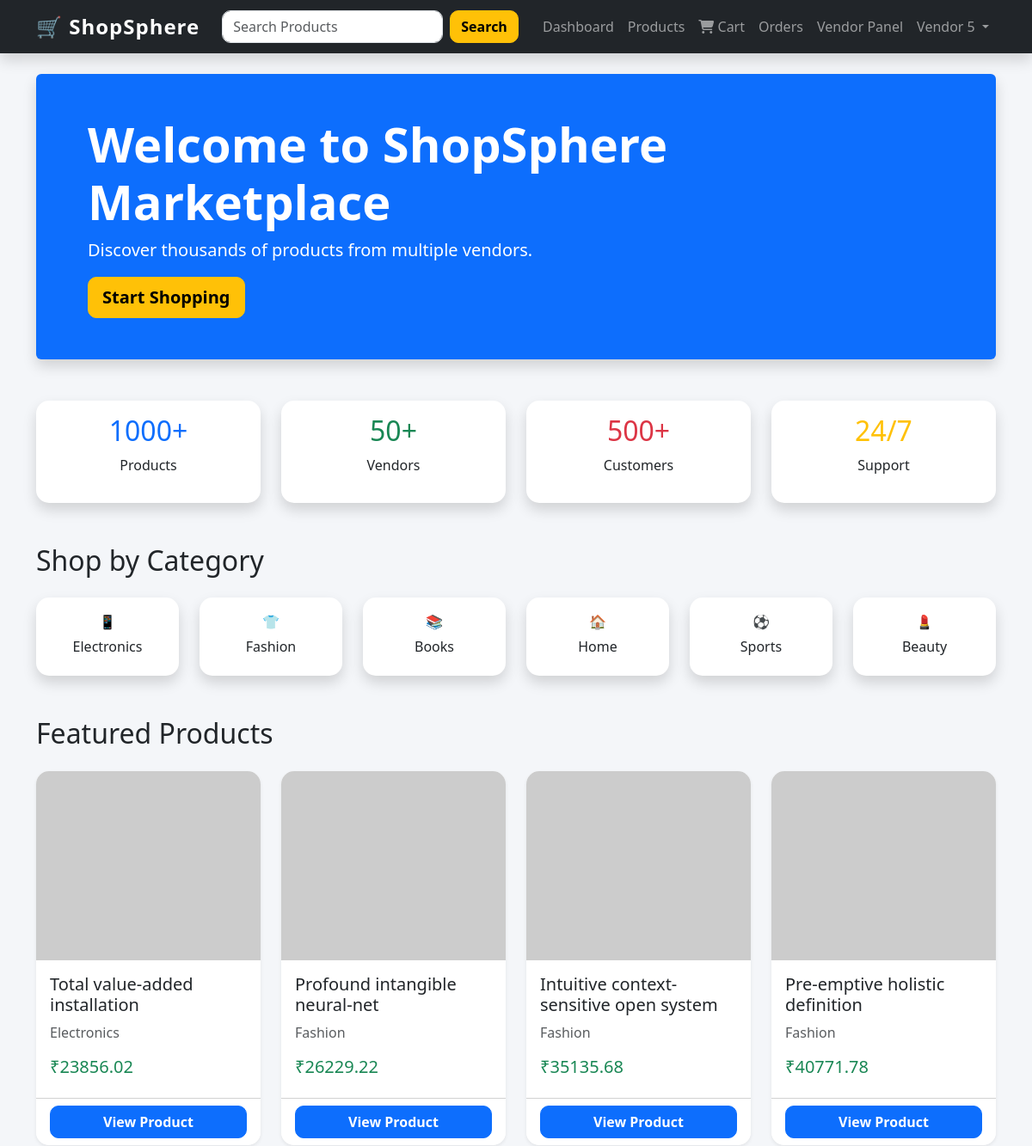
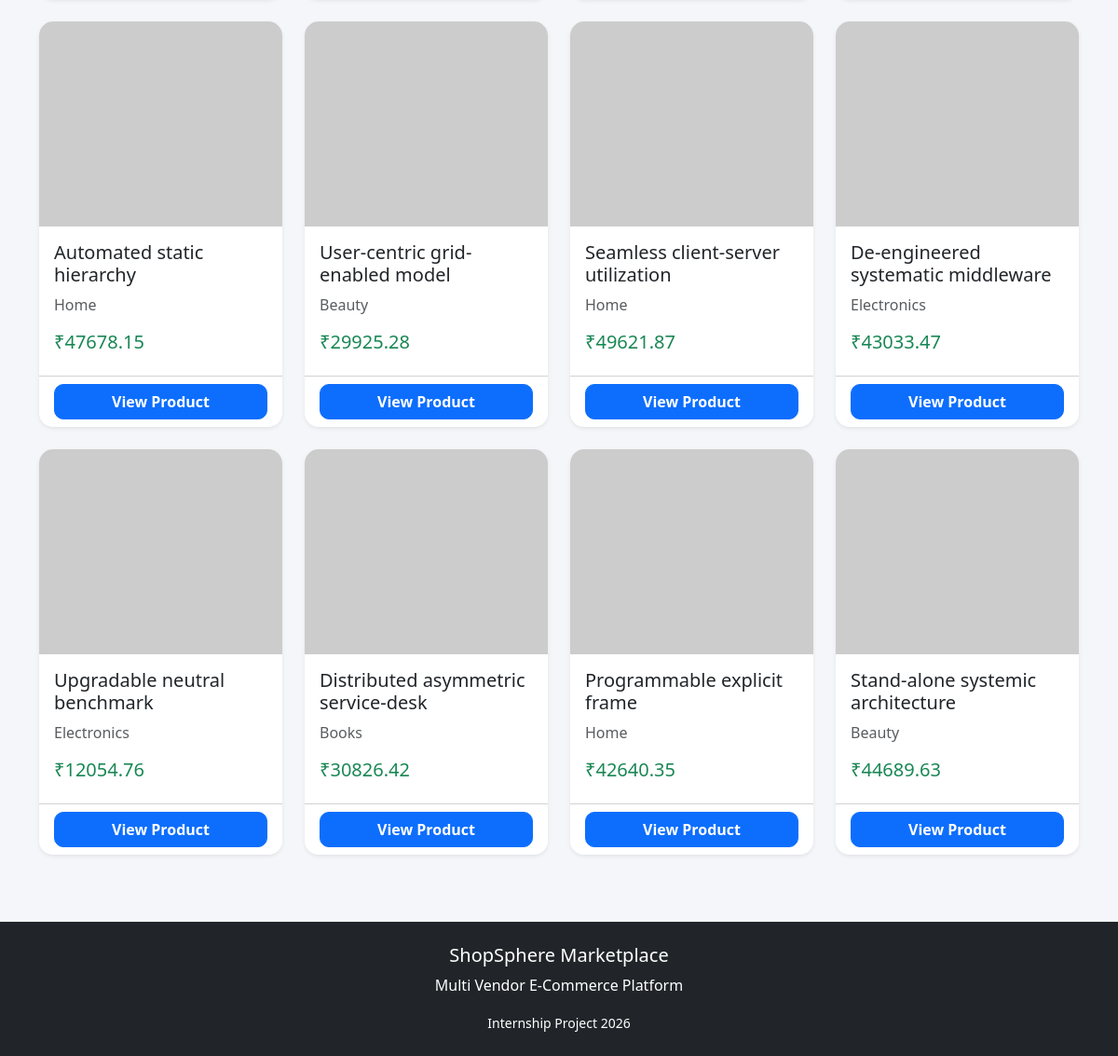
The app's page /dashboard (signed in) with its own data (2 pictures, top to bottom).
### models.py (models this page shows, shortened)
class User(UserMixin, db.Model):
    __tablename__ = "users"
    id = db.Column(
        db.Integer,
        primary_key=True
    )
    name = db.Column(
        db.String(100),
        nullable=False
    )
    email = db.Column(
        db.String(120),
        unique=True,
        nullable=False
    )
    password = db.Column(
        db.String(255),
        nullable=False
    )
    role = db.Column(
        db.String(20),
        default="customer"
    )
    created_at = db.Column(
        db.DateTime,
        default=datetime.utcnow
    )
    products = db.relationship(
        "Product",
        backref="vendor",
        lazy=True
    )
    orders = db.relationship(
        "Order",
        backref="customer",
        lazy=True
    )
    cart_items = db.relationship(
        "Cart",
        backref="user",
        lazy=True
    )
    reviews = db.relationship(
        "Review",
        backref="review_user",
        lazy=True
    )

class Product(db.Model):
    __tablename__ = "products"
    id = db.Column(
        db.Integer,
        primary_key=True
    )
    name = db.Column(
        db.String(200),
        nullable=False
    )
    category = db.Column(
        db.String(100),
        nullable=False
    )
    description = db.Column(
        db.Text,
        nullable=False
    )
    price = db.Column(
        db.Float,
        nullable=False
    )
    stock = db.Column(
        db.Integer,
        default=0
    )
    image_url = db.Column(
        db.String(500),
        nullable=False
    )
    average_rating = db.Column(
        db.Float,
        default=0
    )
    total_reviews = db.Column(
        db.Integer,
        default=0
    )
    vendor_id = db.Column(
        db.Integer,
        db.ForeignKey("users.id"),
        nullable=False
    )
    created_at = db.Column(
        db.DateTime,
        default=datetime.utcnow
    )
    reviews = db.relationship(
        "Review",
        backref="product",
        lazy=True,
        cascade="all, delete"
    )
    cart_items = db.relationship(
        "Cart",
        backref="product",
        lazy=True
    )
    order_items = db.relationship(
        "OrderItem",
        backref="product",
        lazy=True
    )

### app.py (the view)
@app.route("/dashboard")
@login_required
def dashboard():
    products = Product.query.order_by(
        Product.id.desc()
    ).limit(12).all()
    return render_template(
        "dashboard.html",
        products=products
    )

### app.py (called while the page is built)
@login_manager.user_loader
def load_user(user_id):
    return User.query.get(int(user_id))

### templates/dashboard.html (shortened to what this page needs)
{% extends "base.html" %}
{% block content %}
<div class="p-5 mb-5 bg-primary text-white rounded shadow">
    <div class="container">
        <h1 class="display-4 fw-bold">
            Welcome to ShopSphere Marketplace
        </h1>
        <p class="lead">
            Discover thousands of products from multiple vendors.
        </p>
        <a href="{{ url_for('products') }}"
           class="btn btn-warning btn-lg">
            Start Shopping
        </a>
    </div>
</div>
<div class="row mb-5">
    <div class="col-md-3">
        <div class="card shadow border-0 text-center">
            <div class="card-body">
                <h2 class="text-primary">
                    1000+
                </h2>
                <p>
                    Products
                </p>
            </div>
        </div>
    </div>
    <div class="col-md-3">
        <div class="card shadow border-0 text-center">
            <div class="card-body">
                <h2 class="text-success">
                    50+
                </h2>
                <p>
                    Vendors
                </p>
            </div>
        </div>
    </div>
    <div class="col-md-3">
        <div class="card shadow border-0 text-center">
            <div class="card-body">
                <h2 class="text-danger">
                    500+
                </h2>
                <p>
                    Customers
                </p>
            </div>
        </div>
    </div>
    <div class="col-md-3">
        <div class="card shadow border-0 text-center">
            <div class="card-body">
                <h2 class="text-warning">
                    24/7
                </h2>
                <p>
                    Support
                </p>
            </div>
        </div>
    </div>
</div>
<h2 class="mb-4">
    Shop by Category
</h2>
<div class="row mb-5">
    <div class="col-md-2">
        <div class="card text-center shadow">
            <div class="card-body">
                📱
                <h6 class="mt-2">
                    Electronics
                </h6>
            </div>
        </div>
    </div>
    <div class="col-md-2">
        <div class="card text-center shadow">
            <div class="card-body">
                👕
                <h6 class="mt-2">
                    Fashion
                </h6>
            </div>
        </div>
    </div>
    <div class="col-md-2">
        <div class="card text-center shadow">
            <div class="card-body">
                📚
                <h6 class="mt-2">
                    Books
                </h6>
            </div>
        </div>
    </div>
    <div class="col-md-2">
        <div class="card text-center shadow">
            <div class="card-body">
                🏠
                <h6 class="mt-2">
                    Home
                </h6>
            </div>
        </div>
    </div>
    <div class="col-md-2">
        <div class="card text-center shadow">
            <div class="card-body">
                ⚽
                <h6 class="mt-2">
                    Sports
                </h6>
            </div>
        </div>
    </div>
    <div class="col-md-2">
        <div class="card text-center shadow">
            <div class="card-body">
                💄
                <h6 class="mt-2">
                    Beauty
                </h6>
            </div>
        </div>
    </div>
</div>
<h2 class="mb-4">
    Featured Products
</h2>
<div class="row">
    {% for product in products %}
    <div class="col-lg-3 col-md-4 col-sm-6 mb-4">
        <div class="card h-100 shadow-sm">
            <img src="{{ product.image_url }}"
                 class="card-img-top"
                 height="220">
            <div class="card-body">
                <h5 class="card-title">
                    {{ product.name }}
                </h5>
                <p class="text-muted">
                    {{ product.category }}
                </p>
                <h5 class="text-success">
                    ₹{{ product.price }}
                </h5>
            </div>
            <div class="card-footer bg-white">
                <a href="{{ url_for('product_details',
                product_id=product.id) }}"
                   class="btn btn-primary w-100">
                    View Product
                </a>
            </div>
        </div>
    </div>
    {% endfor %}
</div>
{% endblock %}

### templates/base.html (shortened to what this page needs)
<!DOCTYPE html>
<html lang="en">
<head>
    <link href="https://cdn.jsdelivr.net/npm/bootstrap@5.3.3/dist/css/bootstrap.min.css"
          rel="stylesheet">
    <link rel="stylesheet"
          href="{{ url_for('static', filename='css/style.css') }}">
    <link rel="stylesheet"
          href="https://cdnjs.cloudflare.com/ajax/libs/font-awesome/6.5.2/css/all.min.css">
</head>
<body>
<nav class="navbar navbar-expand-lg navbar-dark bg-dark shadow">
    <div class="container">
        <a class="navbar-brand fw-bold"
           href="{{ url_for('dashboard') }}">
            🛒 ShopSphere
        </a>
        <div class="collapse navbar-collapse"
             id="navbarContent">
            {% if current_user.is_authenticated %}
            <form class="d-flex mx-auto"
                  method="GET"
                  action="{{ url_for('products') }}">
                <input class="form-control me-2"
                       type="search"
                       name="search"
                       placeholder="Search Products">
                <button class="btn btn-warning">
                    Search
                </button>
            </form>
            <ul class="navbar-nav ms-auto">
                <li class="nav-item">
                    <a class="nav-link"
                       href="{{ url_for('dashboard') }}">
                        Dashboard
                    </a>
                </li>
                <li class="nav-item">
                    <a class="nav-link"
                       href="{{ url_for('products') }}">
                        Products
                    </a>
                </li>
                <li class="nav-item">
                    <a class="nav-link"
                       href="{{ url_for('cart') }}">
                        <i class="fa-solid fa-cart-shopping"></i>
                        Cart
                    </a>
                </li>
                <li class="nav-item">
                    <a class="nav-link"
                       href="{{ url_for('orders') }}">
                        Orders
                    </a>
                </li>
                {% if current_user.role == 'vendor' %}
                <li class="nav-item">
                    <a class="nav-link"
                       href="{{ url_for('vendor_dashboard') }}">
                        Vendor Panel
                    </a>
                </li>
                {% endif %}
                <li class="nav-item dropdown">
                    <a class="nav-link dropdown-toggle"
                       href="#"
                       role="button"
                       data-bs-toggle="dropdown">
                        {{ current_user.name }}
                    </a>
                </li>
            </ul>
            {% endif %}
        </div>
    </div>
</nav>
<div class="container my-4">
    {% block content %}
    {% endblock %}
</div>
<footer class="bg-dark text-white text-center py-4 mt-5">
    <div class="container">
        <h5>ShopSphere Marketplace</h5>
        <p>
            Multi Vendor E-Commerce Platform
        </p>
        <small>
            Internship Project 2026
        </small>
    </div>
</footer>
</body>
</html>

### static/css/style.css (style rules this page uses)
body { background-color: #f4f6f9; font-family: "Segoe UI", sans-serif; min-height: 100vh; }
a { text-decoration: none; }
.navbar-brand { font-size: 1.5rem; letter-spacing: 1px; }
.card { border: none; border-radius: 15px; overflow: hidden; transition: all 0.3s ease; }
.btn { border-radius: 10px; }
.btn-primary, .btn-success, .btn-warning, .btn-danger { font-weight: 600; }
.form-control, .form-select { border-radius: 10px; }
footer { margin-top: 80px; }

### records on screen
User: name "Vendor 5"
Product: name "Total value-added installation", category "Electronics", price "23856.02"
Product: name "Profound intangible neural-net", category "Fashion", price "26229.22"
Product: name "Intuitive context-sensitive open system", category "Fashion", price "35135.68"
Product: name "Pre-emptive holistic definition", category "Fashion", price "40771.78"
Product: name "Automated static hierarchy", category "Home", price "47678.15"
Product: name "User-centric grid-enabled model", category "Beauty", price "29925.28"
Product: name "Seamless client-server utilization", category "Home", price "49621.87"
Product: name "De-engineered systematic middleware", category "Electronics", price "43033.47"
Product: name "Upgradable neutral benchmark", category "Electronics", price "12054.76"
Product: name "Distributed asymmetric service-desk", category "Books", price "30826.42"
Product: name "Programmable explicit frame", category "Home", price "42640.35"
Product: name "Stand-alone systemic architecture", category "Beauty", price "44689.63"
